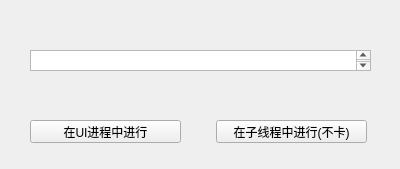
<?xml version="1.0" encoding="UTF-8"?>
<ui version="4.0">
 <class>Form</class>
 <widget class="QWidget" name="Form">
  <property name="geometry">
   <rect>
    <x>0</x>
    <y>0</y>
    <width>400</width>
    <height>169</height>
   </rect>
  </property>
  <property name="windowTitle">
   <string>QThread-1</string>
  </property>
  <widget class="QTextEdit" name="textEdit">
   <property name="geometry">
    <rect>
     <x>30</x>
     <y>50</y>
     <width>341</width>
     <height>21</height>
    </rect>
   </property>
  </widget>
  <widget class="QPushButton" name="pushButton">
   <property name="geometry">
    <rect>
     <x>30</x>
     <y>120</y>
     <width>151</width>
     <height>23</height>
    </rect>
   </property>
   <property name="text">
    <string>在UI进程中进行</string>
   </property>
  </widget>
  <widget class="QPushButton" name="pushButton_2">
   <property name="geometry">
    <rect>
     <x>216</x>
     <y>120</y>
     <width>151</width>
     <height>23</height>
    </rect>
   </property>
   <property name="text">
    <string>在子线程中进行(不卡)</string>
   </property>
  </widget>
 </widget>
 <resources/>
 <connections/>
</ui>
